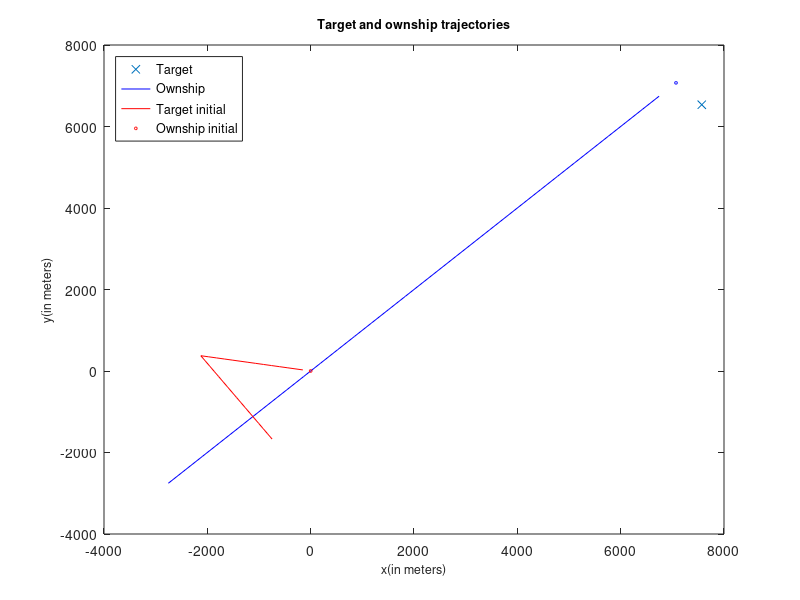

The MATLAB source for this figure:
%script
rangeVar = 1;
thetaVar = 6;
velocityVar = 10;
targetInit = [7071; 7071; 225; 7.72];
ownshipInit = [0; 0; 170; 2.57];
ownshipState = ownshipInit;
targetState = targetInit;
targetStateLog = [];
ownshipStateLog = [];
startTime = 60;
time = startTime;
finalTime = 1800;
timeStep = 60;

%Initial Measurements
bearing = atan2(targetInit(1)-ownshipInit(1),targetInit(2)-ownshipInit(2))*180/pi + (thetaVar * randn());
distance = sqrt((targetInit(1)-ownshipInit(1))^2+(targetInit(2)-ownshipInit(2))^2);
targetEst = [distance*cosd(bearing);
             distance*sind(bearing);
             0;
             0];
targetEstLog = [targetEst];
P = [0 0 0 0;
     0 0 0 0;
     0 0 velocityVar^2 0;
     0 0 0 velocityVar^2];
Q = [rangeVar^2 0;
     0 rangeVar^2];

 
 
%Simulation
for i = startTime:timeStep:finalTime
    time = i;
    
%move vehicle and target
if(time == 900)
    ownshipState(3) = -56;
end
ownshipState = [ownshipState(1) + ownshipState(4)*60*cosd(ownshipState(3));
    ownshipState(2) + ownshipState(4)*60*sind(ownshipState(3));
    ownshipState(3);
    ownshipState(4)];
ownshipStateLog = [ownshipStateLog ownshipState];
targetState = [targetState(1) + targetState(4)*60*cosd(targetState(3));
    targetState(2) + targetState(4)*60*sind(targetState(3));
    targetState(3);
    targetState(4)];
targetStateLog = [targetStateLog targetState];

%Measure
varry = rangeVar * randn();
distance = sqrt((targetState(1)-ownshipInit(1)+varry)^2+(targetState(2)-ownshipInit(2)+varry)^2);%Check the variance method

%Estimation


end

%Figure
plot(targetEst(1),targetEst(2),'x')
hold on
plot(targetStateLog(1,:),targetStateLog(2,:),'-b')
hold on
plot(ownshipStateLog(1,:),ownshipStateLog(2,:),'-r')
hold on
plot(ownshipInit(1),ownshipInit(2),'or', 'MarkerSize', 2)
hold on
plot(targetInit(1),targetInit(2),'ob', 'MarkerSize', 2)
legend('Target','Ownship','Target initial','Ownship initial')
%plot(ownshipStateLog(1,:),ownshipStateLog(2,:),'o')
legend('Location','northwest')
xlim([-4000 8000])
ylim([-4000 8000])
xlabel('x(in meters)','FontSize',9)
ylabel('y(in meters)','FontSize',9)
title('Target and ownship trajectories','FontSize',9)

hold on
